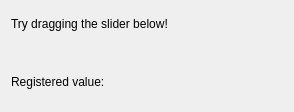
<?xml version="1.0" encoding="UTF-8"?>
<ui version="4.0">
 <class>Form</class>
 <widget class="QWidget" name="Form">
  <property name="geometry">
   <rect>
    <x>0</x>
    <y>0</y>
    <width>294</width>
    <height>112</height>
   </rect>
  </property>
  <property name="windowTitle">
   <string>Form</string>
  </property>
  <layout class="QVBoxLayout" name="verticalLayout">
   <item>
    <widget class="QLabel" name="label_2">
     <property name="text">
      <string>Try dragging the slider below!</string>
     </property>
    </widget>
   </item>
   <item>
    <widget class="CSlider" name="CSlider">
     <property name="channel" stdset="0">
      <string notr="true">japc:///DemoDevice/Settings#FloatVal</string>
     </property>
     <property name="showValueLabel" stdset="0">
      <bool>false</bool>
     </property>
     <property name="userDefinedLimits" stdset="0">
      <bool>true</bool>
     </property>
     <property name="userMinimum" stdset="0">
      <double>0.000000000000000</double>
     </property>
     <property name="userMaximum" stdset="0">
      <double>1.000000000000000</double>
     </property>
    </widget>
   </item>
   <item>
    <layout class="QFormLayout" name="formLayout">
     <item row="0" column="0">
      <widget class="QLabel" name="label">
       <property name="text">
        <string>Registered value:</string>
       </property>
      </widget>
     </item>
     <item row="0" column="1">
      <widget class="CLabel" name="CLabel">
       <property name="precision" stdset="0">
        <number>2</number>
       </property>
       <property name="channel" stdset="0">
        <string notr="true">japc:///DemoDevice/Settings#FloatVal</string>
       </property>
       <property name="displayFormat" stdset="0">
        <enum>PyDMLabel::Decimal</enum>
       </property>
      </widget>
     </item>
    </layout>
   </item>
  </layout>
 </widget>
 <customwidgets>
  <customwidget>
   <class>PyDMLabel</class>
   <extends>QLabel</extends>
   <header>pydm.widgets.label</header>
  </customwidget>
  <customwidget>
   <class>PyDMSlider</class>
   <extends>QFrame</extends>
   <header>pydm.widgets.slider</header>
  </customwidget>
  <customwidget>
   <class>CSlider</class>
   <extends>PyDMSlider</extends>
   <header>comrad.widgets.inputs</header>
  </customwidget>
  <customwidget>
   <class>CLabel</class>
   <extends>PyDMLabel</extends>
   <header>comrad.widgets.indicators</header>
  </customwidget>
 </customwidgets>
 <resources/>
 <connections/>
</ui>
